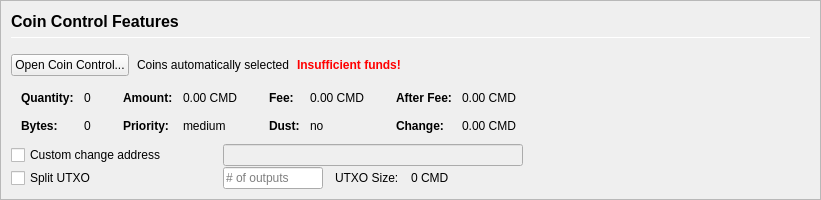
         <widget class="QFrame" name="frameCoinControl">
          <property name="sizePolicy">
           <sizepolicy hsizetype="Expanding" vsizetype="Expanding">
            <horstretch>0</horstretch>
            <verstretch>0</verstretch>
           </sizepolicy>
          </property>
          <property name="maximumSize">
           <size>
            <width>16777215</width>
            <height>16777215</height>
           </size>
          </property>
          <property name="frameShape">
           <enum>QFrame::StyledPanel</enum>
          </property>
          <property name="frameShadow">
           <enum>QFrame::Sunken</enum>
          </property>
          <layout class="QVBoxLayout" name="verticalLayoutCoinControl2">
           <property name="spacing">
            <number>0</number>
           </property>
           <property name="leftMargin">
            <number>0</number>
           </property>
           <property name="topMargin">
            <number>0</number>
           </property>
           <property name="rightMargin">
            <number>0</number>
           </property>
           <property name="bottomMargin">
            <number>0</number>
           </property>
           <item>
            <widget class="QFrame" name="frameCoinControl_BG">
             <layout class="QVBoxLayout" name="verticalLayoutCoinControl" stretch="0,0,0,0,0,0">
              <property name="spacing">
               <number>1</number>
              </property>
              <property name="leftMargin">
               <number>10</number>
              </property>
              <property name="topMargin">
               <number>10</number>
              </property>
              <item>
               <layout class="QHBoxLayout" name="horizontalLayoutCoinControl1">
                <property name="bottomMargin">
                 <number>15</number>
                </property>
                <item>
                 <layout class="QVBoxLayout" name="verticalLayout_3">
                  <property name="spacing">
                   <number>6</number>
                  </property>
                  <item>
                   <widget class="QLabel" name="labelCoinControlFeatures">
                    <property name="sizePolicy">
                     <sizepolicy hsizetype="Preferred" vsizetype="Maximum">
                      <horstretch>0</horstretch>
                      <verstretch>0</verstretch>
                     </sizepolicy>
                    </property>
                    <property name="minimumSize">
                     <size>
                      <width>0</width>
                      <height>20</height>
                     </size>
                    </property>
                    <property name="font">
                     <font>
                      <pointsize>12</pointsize>
                      <weight>75</weight>
                      <bold>true</bold>
                     </font>
                    </property>
                    <property name="styleSheet">
                     <string notr="true">font-weight:bold;</string>
                    </property>
                    <property name="text">
                     <string>Coin Control Features</string>
                    </property>
                   </widget>
                  </item>
                  <item>
                   <widget class="Line" name="line">
                    <property name="minimumSize">
                     <size>
                      <width>0</width>
                      <height>1</height>
                     </size>
                    </property>
                    <property name="maximumSize">
                     <size>
                      <width>16777215</width>
                      <height>1</height>
                     </size>
                    </property>
                    <property name="orientation">
                     <enum>Qt::Horizontal</enum>
                    </property>
                   </widget>
                  </item>
                 </layout>
                </item>
               </layout>
              </item>
              <item>
               <layout class="QHBoxLayout" name="horizontalLayoutCoinControl2" stretch="0,0,0,0">
                <property name="spacing">
                 <number>8</number>
                </property>
                <property name="bottomMargin">
                 <number>10</number>
                </property>
                <item>
                 <widget class="QPushButton" name="pushButtonCoinControl">
                  <property name="styleSheet">
                   <string notr="true"/>
                  </property>
                  <property name="text">
                   <string>Open Coin Control...</string>
                  </property>
                  <property name="autoDefault">
                   <bool>false</bool>
                  </property>
                 </widget>
                </item>
                <item>
                 <widget class="QLabel" name="labelCoinControlAutomaticallySelected">
                  <property name="text">
                   <string>Coins automatically selected</string>
                  </property>
                  <property name="margin">
                   <number>5</number>
                  </property>
                 </widget>
                </item>
                <item>
                 <widget class="QLabel" name="labelCoinControlInsuffFunds">
                  <property name="font">
                   <font>
                    <weight>75</weight>
                    <bold>true</bold>
                   </font>
                  </property>
                  <property name="styleSheet">
                   <string notr="true">color:red;font-weight:bold;</string>
                  </property>
                  <property name="text">
                   <string>Insufficient funds!</string>
                  </property>
                  <property name="margin">
                   <number>5</number>
                  </property>
                 </widget>
                </item>
                <item>
                 <spacer name="horizontalSpacerCoinControl">
                  <property name="orientation">
                   <enum>Qt::Horizontal</enum>
                  </property>
                  <property name="sizeHint" stdset="0">
                   <size>
                    <width>40</width>
                    <height>1</height>
                   </size>
                  </property>
                 </spacer>
                </item>
               </layout>
              </item>
              <item>
               <widget class="QWidget" name="widgetCoinControl" native="true">
                <property name="sizePolicy">
                 <sizepolicy hsizetype="Preferred" vsizetype="Preferred">
                  <horstretch>0</horstretch>
                  <verstretch>0</verstretch>
                 </sizepolicy>
                </property>
                <property name="minimumSize">
                 <size>
                  <width>0</width>
                  <height>0</height>
                 </size>
                </property>
                <property name="styleSheet">
                 <string notr="true"/>
                </property>
                <layout class="QHBoxLayout" name="horizontalLayoutCoinControl5">
                 <property name="leftMargin">
                  <number>0</number>
                 </property>
                 <property name="topMargin">
                  <number>0</number>
                 </property>
                 <property name="rightMargin">
                  <number>0</number>
                 </property>
                 <property name="bottomMargin">
                  <number>0</number>
                 </property>
                 <item>
                  <layout class="QHBoxLayout" name="horizontalLayoutCoinControl3" stretch="0,0,0,1">
                   <property name="spacing">
                    <number>20</number>
                   </property>
                   <property name="topMargin">
                    <number>0</number>
                   </property>
                   <property name="bottomMargin">
                    <number>10</number>
                   </property>
                   <item>
                    <layout class="QFormLayout" name="formLayoutCoinControl1">
                     <property name="horizontalSpacing">
                      <number>10</number>
                     </property>
                     <property name="verticalSpacing">
                      <number>14</number>
                     </property>
                     <property name="leftMargin">
                      <number>10</number>
                     </property>
                     <property name="topMargin">
                      <number>4</number>
                     </property>
                     <property name="rightMargin">
                      <number>6</number>
                     </property>
                     <item row="0" column="0">
                      <widget class="QLabel" name="labelCoinControlQuantityText">
                       <property name="font">
                        <font>
                         <weight>75</weight>
                         <bold>true</bold>
                        </font>
                       </property>
                       <property name="text">
                        <string>Quantity:</string>
                       </property>
                       <property name="margin">
                        <number>0</number>
                       </property>
                      </widget>
                     </item>
                     <item row="0" column="1">
                      <widget class="QLabel" name="labelCoinControlQuantity">
                       <property name="cursor">
                        <cursorShape>IBeamCursor</cursorShape>
                       </property>
                       <property name="contextMenuPolicy">
                        <enum>Qt::ActionsContextMenu</enum>
                       </property>
                       <property name="text">
                        <string notr="true">0</string>
                       </property>
                       <property name="margin">
                        <number>0</number>
                       </property>
                       <property name="textInteractionFlags">
                        <set>Qt::LinksAccessibleByMouse|Qt::TextSelectableByKeyboard|Qt::TextSelectableByMouse</set>
                       </property>
                      </widget>
                     </item>
                     <item row="1" column="0">
                      <widget class="QLabel" name="labelCoinControlBytesText">
                       <property name="font">
                        <font>
                         <weight>75</weight>
                         <bold>true</bold>
                        </font>
                       </property>
                       <property name="text">
                        <string>Bytes:</string>
                       </property>
                      </widget>
                     </item>
                     <item row="1" column="1">
                      <widget class="QLabel" name="labelCoinControlBytes">
                       <property name="cursor">
                        <cursorShape>IBeamCursor</cursorShape>
                       </property>
                       <property name="contextMenuPolicy">
                        <enum>Qt::ActionsContextMenu</enum>
                       </property>
                       <property name="text">
                        <string notr="true">0</string>
                       </property>
                       <property name="textInteractionFlags">
                        <set>Qt::LinksAccessibleByMouse|Qt::TextSelectableByKeyboard|Qt::TextSelectableByMouse</set>
                       </property>
                      </widget>
                     </item>
                    </layout>
                   </item>
                   <item>
                    <layout class="QFormLayout" name="formLayoutCoinControl2">
                     <property name="horizontalSpacing">
                      <number>10</number>
                     </property>
                     <property name="verticalSpacing">
                      <number>14</number>
                     </property>
                     <property name="leftMargin">
                      <number>6</number>
                     </property>
                     <property name="topMargin">
                      <number>4</number>
                     </property>
                     <property name="rightMargin">
                      <number>6</number>
                     </property>
                     <item row="0" column="0">
                      <widget class="QLabel" name="labelCoinControlAmountText">
                       <property name="font">
                        <font>
                         <weight>75</weight>
                         <bold>true</bold>
                        </font>
                       </property>
                       <property name="text">
                        <string>Amount:</string>
                       </property>
                       <property name="margin">
                        <number>0</number>
                       </property>
                      </widget>
                     </item>
                     <item row="0" column="1">
                      <widget class="QLabel" name="labelCoinControlAmount">
                       <property name="cursor">
                        <cursorShape>IBeamCursor</cursorShape>
                       </property>
                       <property name="contextMenuPolicy">
                        <enum>Qt::ActionsContextMenu</enum>
                       </property>
                       <property name="text">
                        <string notr="true">0.00 CMD</string>
                       </property>
                       <property name="textInteractionFlags">
                        <set>Qt::LinksAccessibleByMouse|Qt::TextSelectableByKeyboard|Qt::TextSelectableByMouse</set>
                       </property>
                      </widget>
                     </item>
                     <item row="1" column="0">
                      <widget class="QLabel" name="labelCoinControlPriorityText">
                       <property name="font">
                        <font>
                         <weight>75</weight>
                         <bold>true</bold>
                        </font>
                       </property>
                       <property name="text">
                        <string>Priority:</string>
                       </property>
                      </widget>
                     </item>
                     <item row="1" column="1">
                      <widget class="QLabel" name="labelCoinControlPriority">
                       <property name="cursor">
                        <cursorShape>IBeamCursor</cursorShape>
                       </property>
                       <property name="contextMenuPolicy">
                        <enum>Qt::ActionsContextMenu</enum>
                       </property>
                       <property name="text">
                        <string>medium</string>
                       </property>
                       <property name="textInteractionFlags">
                        <set>Qt::LinksAccessibleByMouse|Qt::TextSelectableByKeyboard|Qt::TextSelectableByMouse</set>
                       </property>
                      </widget>
                     </item>
                    </layout>
                   </item>
                   <item>
                    <layout class="QFormLayout" name="formLayoutCoinControl3">
                     <property name="horizontalSpacing">
                      <number>10</number>
                     </property>
                     <property name="verticalSpacing">
                      <number>14</number>
                     </property>
                     <property name="leftMargin">
                      <number>6</number>
                     </property>
                     <property name="topMargin">
                      <number>4</number>
                     </property>
                     <property name="rightMargin">
                      <number>6</number>
                     </property>
                     <item row="0" column="0">
                      <widget class="QLabel" name="labelCoinControlFeeText">
                       <property name="font">
                        <font>
                         <weight>75</weight>
                         <bold>true</bold>
                        </font>
                       </property>
                       <property name="text">
                        <string>Fee:</string>
                       </property>
                       <property name="margin">
                        <number>0</number>
                       </property>
                      </widget>
                     </item>
                     <item row="0" column="1">
                      <widget class="QLabel" name="labelCoinControlFee">
                       <property name="cursor">
                        <cursorShape>IBeamCursor</cursorShape>
                       </property>
                       <property name="contextMenuPolicy">
                        <enum>Qt::ActionsContextMenu</enum>
                       </property>
                       <property name="text">
                        <string notr="true">0.00 CMD</string>
                       </property>
                       <property name="textInteractionFlags">
                        <set>Qt::LinksAccessibleByMouse|Qt::TextSelectableByKeyboard|Qt::TextSelectableByMouse</set>
                       </property>
                      </widget>
                     </item>
                     <item row="1" column="0">
                      <widget class="QLabel" name="labelCoinControlLowOutputText">
                       <property name="font">
                        <font>
                         <weight>75</weight>
                         <bold>true</bold>
                        </font>
                       </property>
                       <property name="text">
                        <string>Dust:</string>
                       </property>
                      </widget>
                     </item>
                     <item row="1" column="1">
                      <widget class="QLabel" name="labelCoinControlLowOutput">
                       <property name="cursor">
                        <cursorShape>IBeamCursor</cursorShape>
                       </property>
                       <property name="contextMenuPolicy">
                        <enum>Qt::ActionsContextMenu</enum>
                       </property>
                       <property name="text">
                        <string>no</string>
                       </property>
                       <property name="textInteractionFlags">
                        <set>Qt::LinksAccessibleByMouse|Qt::TextSelectableByKeyboard|Qt::TextSelectableByMouse</set>
                       </property>
                      </widget>
                     </item>
                    </layout>
                   </item>
                   <item>
                    <layout class="QFormLayout" name="formLayoutCoinControl4">
                     <property name="horizontalSpacing">
                      <number>10</number>
                     </property>
                     <property name="verticalSpacing">
                      <number>14</number>
                     </property>
                     <property name="leftMargin">
                      <number>6</number>
                     </property>
                     <property name="topMargin">
                      <number>4</number>
                     </property>
                     <property name="rightMargin">
                      <number>6</number>
                     </property>
                     <item row="0" column="0">
                      <widget class="QLabel" name="labelCoinControlAfterFeeText">
                       <property name="font">
                        <font>
                         <weight>75</weight>
                         <bold>true</bold>
                        </font>
                       </property>
                       <property name="text">
                        <string>After Fee:</string>
                       </property>
                       <property name="margin">
                        <number>0</number>
                       </property>
                      </widget>
                     </item>
                     <item row="0" column="1">
                      <widget class="QLabel" name="labelCoinControlAfterFee">
                       <property name="cursor">
                        <cursorShape>IBeamCursor</cursorShape>
                       </property>
                       <property name="contextMenuPolicy">
                        <enum>Qt::ActionsContextMenu</enum>
                       </property>
                       <property name="text">
                        <string notr="true">0.00 CMD</string>
                       </property>
                       <property name="textInteractionFlags">
                        <set>Qt::LinksAccessibleByMouse|Qt::TextSelectableByKeyboard|Qt::TextSelectableByMouse</set>
                       </property>
                      </widget>
                     </item>
                     <item row="1" column="0">
                      <widget class="QLabel" name="labelCoinControlChangeText">
                       <property name="font">
                        <font>
                         <weight>75</weight>
                         <bold>true</bold>
                        </font>
                       </property>
                       <property name="text">
                        <string>Change:</string>
                       </property>
                      </widget>
                     </item>
                     <item row="1" column="1">
                      <widget class="QLabel" name="labelCoinControlChange">
                       <property name="cursor">
                        <cursorShape>IBeamCursor</cursorShape>
                       </property>
                       <property name="contextMenuPolicy">
                        <enum>Qt::ActionsContextMenu</enum>
                       </property>
                       <property name="text">
                        <string notr="true">0.00 CMD</string>
                       </property>
                       <property name="textInteractionFlags">
                        <set>Qt::LinksAccessibleByMouse|Qt::TextSelectableByKeyboard|Qt::TextSelectableByMouse</set>
                       </property>
                      </widget>
                     </item>
                    </layout>
                   </item>
                  </layout>
                 </item>
                </layout>
               </widget>
              </item>
              <item>
               <layout class="QHBoxLayout" name="horizontalLayoutCoinControl4">
                <property name="spacing">
                 <number>12</number>
                </property>
                <property name="sizeConstraint">
                 <enum>QLayout::SetDefaultConstraint</enum>
                </property>
                <property name="topMargin">
                 <number>0</number>
                </property>
                <property name="rightMargin">
                 <number>0</number>
                </property>
                <item>
                 <widget class="QCheckBox" name="checkBoxCoinControlChange">
                  <property name="sizePolicy">
                   <sizepolicy hsizetype="Preferred" vsizetype="Preferred">
                    <horstretch>0</horstretch>
                    <verstretch>0</verstretch>
                   </sizepolicy>
                  </property>
                  <property name="minimumSize">
                   <size>
                    <width>200</width>
                    <height>0</height>
                   </size>
                  </property>
                  <property name="maximumSize">
                   <size>
                    <width>200</width>
                    <height>16777215</height>
                   </size>
                  </property>
                  <property name="toolTip">
                   <string>If this is activated, but the change address is empty or invalid, change will be sent to a newly generated address.</string>
                  </property>
                  <property name="text">
                   <string>Custom change address</string>
                  </property>
                 </widget>
                </item>
                <item>
                 <widget class="QValidatedLineEdit" name="lineEditCoinControlChange">
                  <property name="enabled">
                   <bool>false</bool>
                  </property>
                  <property name="sizePolicy">
                   <sizepolicy hsizetype="Preferred" vsizetype="Preferred">
                    <horstretch>0</horstretch>
                    <verstretch>0</verstretch>
                   </sizepolicy>
                  </property>
                  <property name="minimumSize">
                   <size>
                    <width>300</width>
                    <height>0</height>
                   </size>
                  </property>
                 </widget>
                </item>
                <item>
                 <widget class="QLabel" name="labelCoinControlChangeLabel">
                  <property name="sizePolicy">
                   <sizepolicy hsizetype="Preferred" vsizetype="Preferred">
                    <horstretch>0</horstretch>
                    <verstretch>0</verstretch>
                   </sizepolicy>
                  </property>
                  <property name="minimumSize">
                   <size>
                    <width>100</width>
                    <height>0</height>
                   </size>
                  </property>
                  <property name="text">
                   <string/>
                  </property>
                  <property name="margin">
                   <number>3</number>
                  </property>
                 </widget>
                </item>
               </layout>
              </item>
              <item>
               <layout class="QHBoxLayout" name="horizontalLayoutCoinControl6">
                <property name="spacing">
                 <number>12</number>
                </property>
                <property name="rightMargin">
                 <number>0</number>
                </property>
                <item>
                 <widget class="QCheckBox" name="splitBlockCheckBox">
                  <property name="sizePolicy">
                   <sizepolicy hsizetype="Preferred" vsizetype="Preferred">
                    <horstretch>0</horstretch>
                    <verstretch>0</verstretch>
                   </sizepolicy>
                  </property>
                  <property name="minimumSize">
                   <size>
                    <width>200</width>
                    <height>0</height>
                   </size>
                  </property>
                  <property name="maximumSize">
                   <size>
                    <width>200</width>
                    <height>16777215</height>
                   </size>
                  </property>
                  <property name="text">
                   <string>Split UTXO</string>
                  </property>
                 </widget>
                </item>
                <item>
                 <widget class="QLineEdit" name="splitBlockLineEdit">
                  <property name="sizePolicy">
                   <sizepolicy hsizetype="Preferred" vsizetype="Preferred">
                    <horstretch>50</horstretch>
                    <verstretch>0</verstretch>
                   </sizepolicy>
                  </property>
                  <property name="minimumSize">
                   <size>
                    <width>100</width>
                    <height>0</height>
                   </size>
                  </property>
                  <property name="maximumSize">
                   <size>
                    <width>100</width>
                    <height>16777215</height>
                   </size>
                  </property>
                  <property name="placeholderText">
                   <string># of outputs</string>
                  </property>
                 </widget>
                </item>
                <item>
                 <widget class="QLabel" name="labelBlockSizeText">
                  <property name="text">
                   <string>UTXO Size:</string>
                  </property>
                 </widget>
                </item>
                <item>
                 <widget class="QLabel" name="labelBlockSize">
                  <property name="text">
                   <string>0 CMD</string>
                  </property>
                 </widget>
                </item>
                <item>
                 <spacer name="horizontalSpacer_7">
                  <property name="orientation">
                   <enum>Qt::Horizontal</enum>
                  </property>
                  <property name="sizeHint" stdset="0">
                   <size>
                    <width>40</width>
                    <height>20</height>
                   </size>
                  </property>
                 </spacer>
                </item>
               </layout>
              </item>
              <item>
               <spacer name="verticalSpacerCoinControl">
                <property name="orientation">
                 <enum>Qt::Vertical</enum>
                </property>
                <property name="sizeHint" stdset="0">
                 <size>
                  <width>800</width>
                  <height>1</height>
                 </size>
                </property>
               </spacer>
              </item>
             </layout>
            </widget>
           </item>
          </layout>
         </widget>
